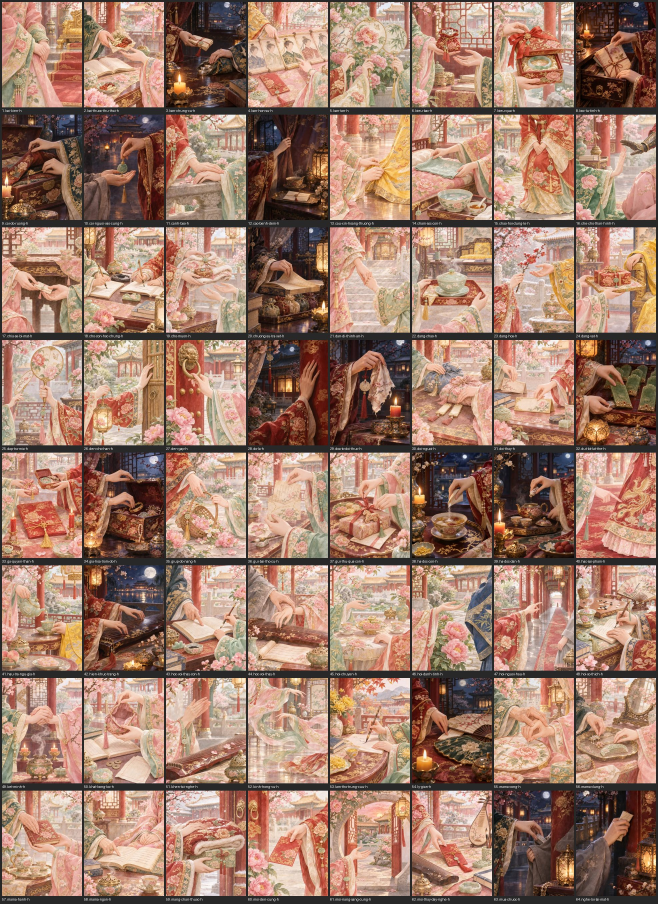
#> input picture dev/figwork/acts/hands-sheet-1.jpg, 1974 x 2710 px (shown at 1/3 size); its folder holds only this picture in this run
$ python porcrop.py acts/hands-sheet-1.jpg
#> lines starting #> are read from the running program, lines starting #| are printed output that depends on the picture
#!/usr/bin/env python3
"""porcrop.py — make the portrait crop (por-*.webp, 384x506) from a full-body figure (fig-*.webp).

Face-centred: OpenCV haar face (+eyes) detection on the head area of the figure, with an
alpha-silhouette fallback. Eyes land at ~40% from the top, face centred horizontally,
head + shoulders/upper chest visible, face never touching the edge.

  python3 dev/figwork/porcrop.py img/fig-consort-c01-t1-a18.webp            # writes img/por-consort-c01-t1-a18.webp
  python3 dev/figwork/porcrop.py --out /tmp/p img/fig-*.webp                 # write elsewhere
  python3 dev/figwork/porcrop.py --src-scale 2.1 big_cut.png --name fig-...  # from a full-res cut
Needs: pip install "opencv-python-headless==4.10.0.84" (4.x ships the haar files; 5.x does not).
"""
import sys, os, io, argparse, json
import numpy as np
from PIL import Image

W_OUT, H_OUT = 384, 506
EYE_Y = 0.40          # eye line, fraction of the frame height from the top
FACE_W = 0.36         # face width as fraction of the frame width (=> frame ~2.8 face widths)

_cv = None
def cv():
    global _cv
    if _cv is None:
        import cv2
        d = cv2.data.haarcascades
        _cv = (cv2, cv2.CascadeClassifier(d + "haarcascade_frontalface_alt2.xml"),
               cv2.CascadeClassifier(d + "haarcascade_frontalface_default.xml"),
               cv2.CascadeClassifier(d + "haarcascade_eye.xml"))
    return _cv

def silhouette_head(a):
    """head centre x and top y from alpha (fallback)"""
    h, w = a.shape
    rows = np.nonzero((a > 128).sum(1) > 2)[0]
    top = rows[0] if len(rows) else 0
    xs = []
    for y in range(int(top + h * 0.03), int(top + h * 0.11), 2):
        r = np.nonzero(a[y] > 128)[0]
        if len(r): xs.append((r[0] + r[-1]) / 2)
    cx = float(np.median(xs)) if xs else w / 2
    return cx, top

def find_face(im):
    """returns (cx, eye_y, face_w, how) in figure pixels"""
    A = np.asarray(im.convert("RGBA"))
    a = A[..., 3]; h, w = a.shape
    cx0, top = silhouette_head(a)
    # composite on mid-grey, search the head band only
    rgb = A[..., :3].astype(np.float32); al = a[..., None] / 255.0
    comp = (rgb * al + 128 * (1 - al)).astype(np.uint8)
    y1 = min(h, int(top + h * (0.30 if h / max(w, 1) < 2.6 else 0.22)))
    band = comp[top:y1]
    cv2, f1, f2, eye = cv()
    s = 360.0 / max(1, band.shape[1]) if band.shape[1] < 360 else 1.0
    g = cv2.cvtColor(band, cv2.COLOR_RGB2GRAY)
    if s != 1.0: g = cv2.resize(g, None, fx=s, fy=s, interpolation=cv2.INTER_CUBIC)
    g = cv2.equalizeHist(g)
    minf = int(g.shape[1] * 0.10)
    faces = []
    for det in (f1, f2):
        r = det.detectMultiScale(g, scaleFactor=1.05, minNeighbors=4, minSize=(minf, minf))
        if len(r): faces = list(r); break
    if faces:
        # prefer big faces near the silhouette head centre
        def rank(f):
            x, y, fw, fh = f
            return fw - 0.6 * abs((x + fw / 2) / s - cx0)
        x, y, fw, fh = max(faces, key=rank)
        fx, fy, fW, fH = x / s, y / s + top, fw / s, fh / s
        # eyes inside the upper part of the face box
        roi = g[y:y + int(fh * 0.6), x:x + fw]
        es = eye.detectMultiScale(roi, scaleFactor=1.05, minNeighbors=5, minSize=(max(4, fw // 8),) * 2)
        es = [e for e in es if e[1] + e[3] / 2 < fh * 0.6 and e[2] < fw * 0.45]
        if len(es) >= 2:
            es = sorted(es, key=lambda e: -e[2])[:2]
            ey = np.mean([e[1] + e[3] / 2 for e in es]) / s + fy
            ex = np.mean([e[0] + e[2] / 2 for e in es]) / s + fx
            return float(ex), float(ey), float(fW), "eyes"
        return float(fx + fW / 2), float(fy + fH * 0.45), float(fW), "face"
    # fallback: typical head proportions from the silhouette
    ws = []
    for y in range(int(top + h * 0.02), int(top + h * 0.16), 2):
        r = np.nonzero(a[y] > 128)[0]
        if len(r): ws.append(r[-1] - r[0])
    hw = float(np.percentile(ws, 85)) if ws else h * 0.1      # head (+hair) width
    fW = hw * 0.62
    return float(cx0), float(top + hw * 0.90), float(fW), "sil"

def crop(im, face, scale=1.0, fig_h=None):
    cx, ey, fw, how = face
    cx, ey, fw = cx * scale, ey * scale, fw * scale
    H = im.height
    # keep the zoom consistent across a set: face width is clamped to a sane range of figure height
    fh = fig_h or H
    fw = float(np.clip(fw, fh * 0.045, fh * 0.20))
    Wc = fw / FACE_W; Hc = Wc * H_OUT / W_OUT
    x0 = cx - Wc / 2; y0 = ey - EYE_Y * Hc
    box = (int(round(x0)), int(round(y0)), int(round(x0 + Wc)), int(round(y0 + Hc)))
    canvas = Image.new("RGBA", (box[2] - box[0], box[3] - box[1]), (0, 0, 0, 0))
    canvas.paste(im.crop((max(0, box[0]), max(0, box[1]), min(im.width, box[2]), min(im.height, box[3]))),
                 (max(0, -box[0]), max(0, -box[1])))
    out = canvas.resize((W_OUT, H_OUT), Image.LANCZOS)
    if W_OUT / max(1, canvas.width) > 1.15:      # upscaled: restore a little crispness (RGB only)
        from PIL import ImageFilter
        r = out.convert("RGB").filter(ImageFilter.UnsharpMask(radius=1.4, percent=55, threshold=2))
        r.putalpha(out.split()[3]); out = r
    return out

def save_webp(im, path, maxkb=90):
    for q in (86, 80, 74, 68, 60):
        b = io.BytesIO(); im.save(b, "WEBP", quality=q, method=4)
        if b.tell() <= maxkb * 1024: break
    open(path, "wb").write(b.getvalue())

def make(fig_path, out_dir=None, src=None, name=None):
#> called with fig_path = 'acts/hands-sheet-1.jpg'
    im = Image.open(fig_path).convert("RGBA")
    face = find_face(im)
#> in find_face, `a = A[..., 3]`: a: shape (2710, 1974); every value is 255
#> in silhouette_head, `rows = np.nonzero((a > 128).sum(1) > 2)[0]`: rows = 2710 values from 0 to 2709
#> in silhouette_head, `top = rows[0] if len(rows) else 0`: top = 0
#> after the loop in silhouette_head, `for y in range(int(top + h * 0.03), int(top + h * 0.11), 2):`: xs = 109 values from 986.5 to 986.5
#> in silhouette_head, `cx = float(np.median(xs)) if xs else w / 2`: cx = 986.5
#> in find_face, `cx0, top = silhouette_head(a)`: top = 0
#> in find_face, `al = a[..., None] / 255.0`: al: shape (2710, 1974, 1) float64; every value is 1
#> in find_face, comp is the input picture: shape (2710, 1974, 3); mean R, G, B 161.6, 125.4, 107.3
#> in find_face, `y1 = min(h, int(top + h * (0.30 if h / max(w, 1) < 2.6 else 0.22)))`: y1 = 813
#> in find_face, `band = comp[top:y1]`:
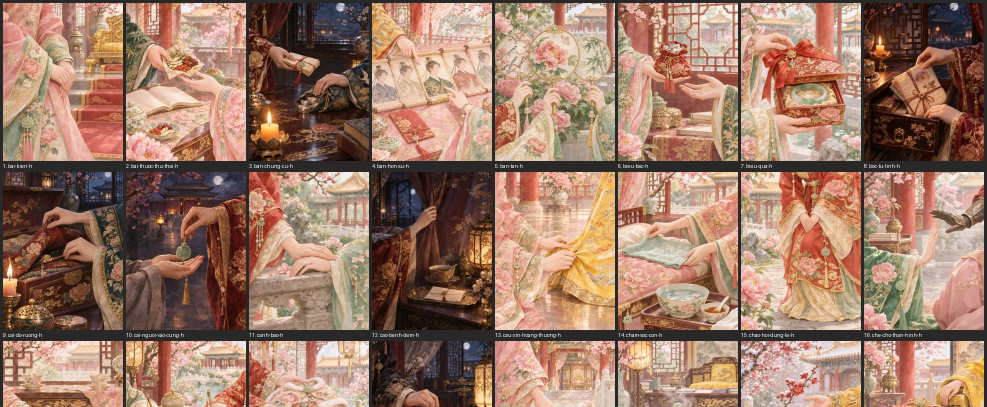
#> band: shape (813, 1974, 3) (shown at 1/2 size); mean R, G, B 157.5, 122.3, 103.7
#> in find_face, `g = cv2.cvtColor(band, cv2.COLOR_RGB2GRAY)`:
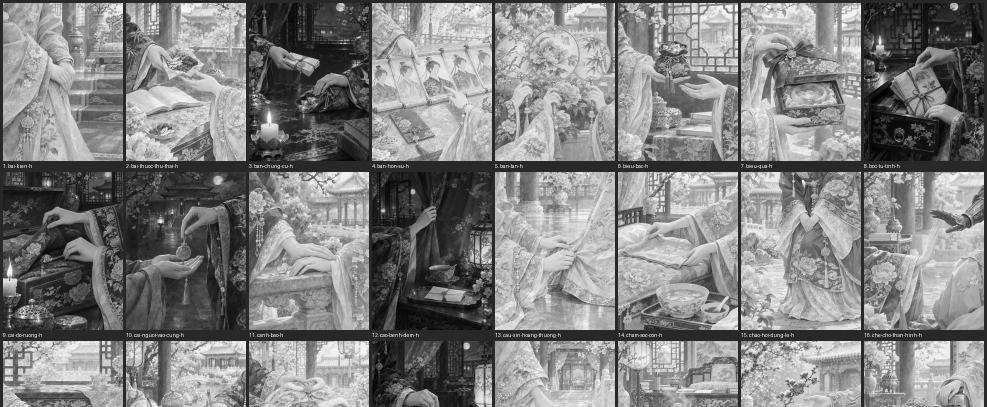
#> g: shape (813, 1974) (shown at 1/2 size); min 0, max 255, mean 130.7
#> in find_face, `g = cv2.equalizeHist(g)`:
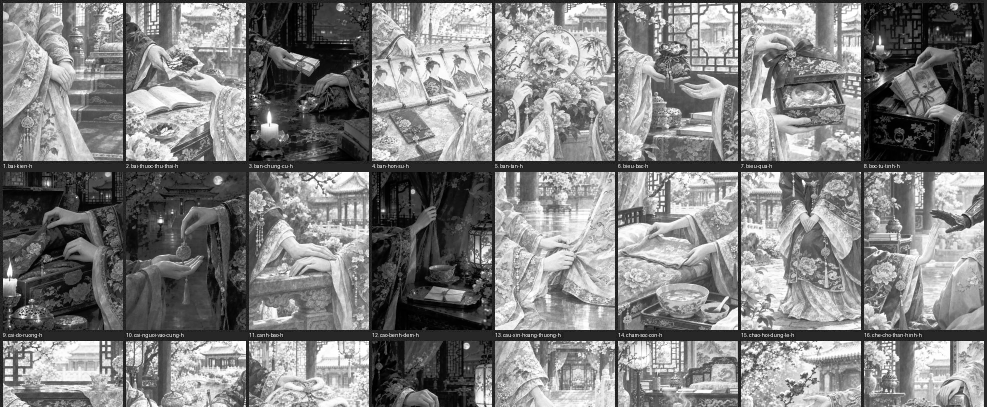
#> g: shape (813, 1974) (shown at 1/2 size); min 0, max 255, mean 128.3
#> after the loop in find_face, `for y in range(int(top + h * 0.02), int(top + h * 0.16), 2):`: ws = 190 values from 1973 to 1973
#> in find_face, `hw = float(np.percentile(ws, 85)) if ws else h * 0.1`: hw = 1973
#> in find_face, `fW = hw * 0.62`: fW = 1223.3
#> face = (986.5, 1775.7, 1223.3, 'sil')
    if src is not None:            # full-res source of the same figure: crop there for sharpness
        big = src; sc = big.height / im.height
        por = crop(big, face, sc, fig_h=big.height)
    else:
        por = crop(im, face)
#> in crop, `cx, ey, fw, how = face`: cx = 986.5; ey = 1775.7; fw = 1223.3; how = 'sil'
#> in crop, `fw = float(np.clip(fw, fh * 0.045, fh * 0.20))`: fw = 542
#> in crop, `Wc = fw / FACE_W`: Wc = 1505.6
#> in crop, `Hc = Wc * H_OUT / W_OUT`: Hc = 1983.9
#> in crop, `x0 = cx - Wc / 2`: x0 = 233.7
#> in crop, `y0 = ey - EYE_Y * Hc`: y0 = 982.1
#> in crop, `box = (int(round(x0)), int(round(y0)), int(round(x0 + Wc)), int(round(..`: box = (234, 982, 1739, 2966)
#> in crop, `canvas = Image.new("RGBA", (box[2] - box[0], box[3] - box[1]), (0, 0, ..`: canvas: PIL image 1505x1984 RGBA; every value is 0
#> in crop, `canvas.paste(im.crop((max(0, box[0]), max(0, box[1]), min(im.width, bo..`:
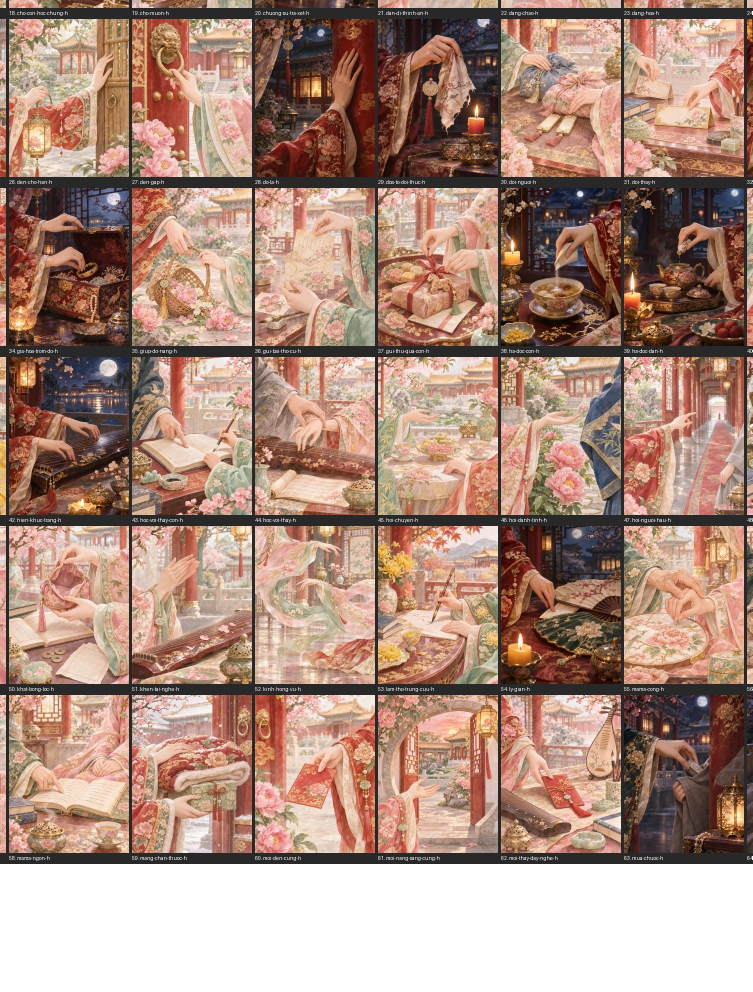
#> canvas: PIL image 1505x1984 RGBA (shown at 1/2 size); mean R, G, B, A 139.4, 108.2, 93.3, 222.1; transparent parts drawn white
#> in crop, `out = canvas.resize((W_OUT, H_OUT), Image.LANCZOS)`:
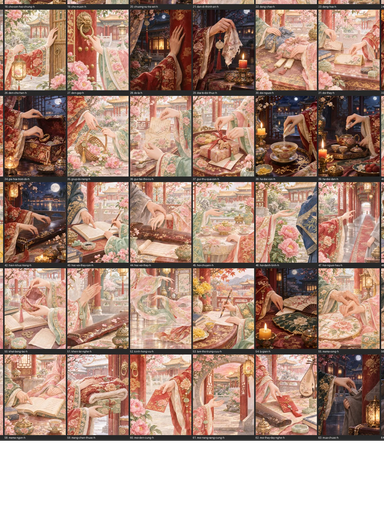
#> out: PIL image 384x506 RGBA; mean R, G, B, A 139.4, 108.2, 93.3, 222.1; transparent parts drawn white
    base = os.path.basename(name or fig_path)
    out = os.path.join(out_dir or os.path.dirname(fig_path), "por-" + base[4:].rsplit(".", 1)[0] + ".webp")
    save_webp(por, out)
    return out, face

if __name__ == "__main__":
    ap = argparse.ArgumentParser()
    ap.add_argument("files", nargs="+"); ap.add_argument("--out")
    o = ap.parse_args()
    if o.out: os.makedirs(o.out, exist_ok=True)
    for f in o.files:
        try:
            out, face = make(f, o.out)
#> out = 'acts/por-s-sheet-1.webp'; face = (986.5, 1775.7, 1223.3, 'sil')
            print(face[3], f"{face[0]:.0f},{face[1]:.0f},{face[2]:.0f}", out)
#| sil 986,1776,1223 acts/por-s-sheet-1.webp
        except Exception as e:
            print("ERR", f, e, file=sys.stderr)

$ run again, on dev/figwork/acts/hands-sheet-2.jpg
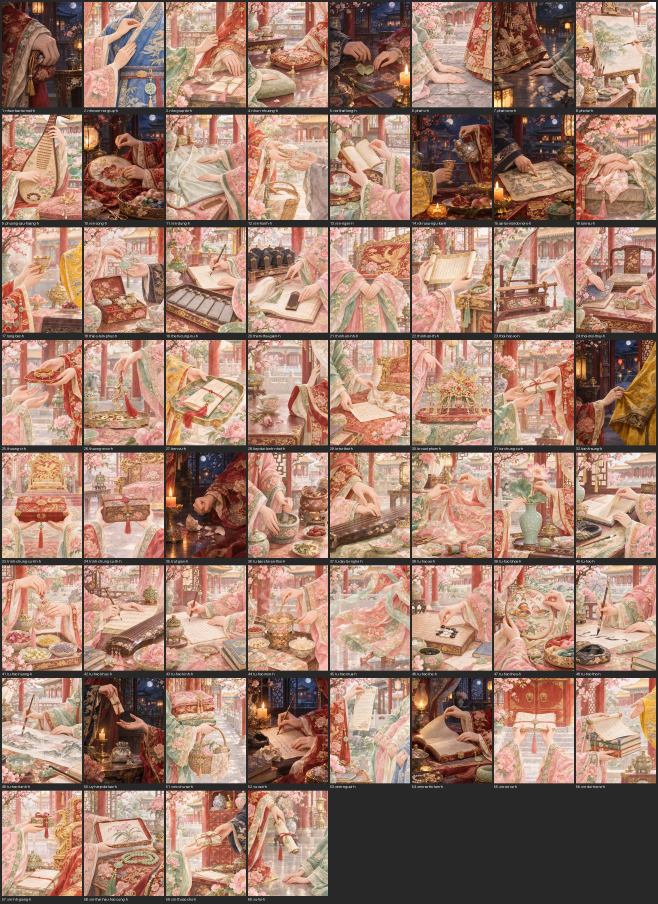
#> input picture dev/figwork/acts/hands-sheet-2.jpg, 1974 x 2710 px (shown at 1/3 size)
#> a: shape (2710, 1974); every value is 255
#> rows = 2710 values from 0 to 2709
#> in silhouette_head, `top = rows[0] if len(rows) else 0`: top = 0
#> after the loop in silhouette_head, `for y in range(int(top + h * 0.03), int(top + h * 0.11), 2):`: xs = 109 values from 986.5 to 986.5
#> in silhouette_head, `cx = float(np.median(xs)) if xs else w / 2`: cx = 986.5
#> in find_face, `cx0, top = silhouette_head(a)`: top = 0
#> al: shape (2710, 1974, 1) float64; every value is 1
#> in find_face, comp is the input picture: shape (2710, 1974, 3); mean R, G, B 161.2, 126.6, 109.8
#> y1 = 813
#> in find_face, `g = cv2.equalizeHist(g)`:
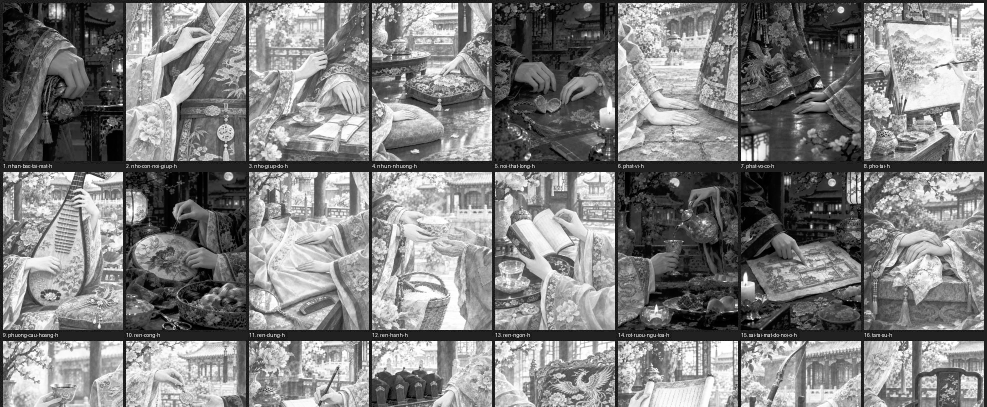
#> g: shape (813, 1974) (shown at 1/2 size); min 0, max 255, mean 128.3
#> after the loop in find_face, `for y in range(int(top + h * 0.02), int(top + h * 0.16), 2):`: ws = 190 values from 1973 to 1973
#> hw = 1973
#> fW = 1223.3
#> in make, `face = find_face(im)`: face = (986.5, 1775.7, 1223.3, 'sil')
#> in crop, `cx, ey, fw, how = face`: cx = 986.5; ey = 1775.7; fw = 1223.3; how = 'sil'
#> in crop, `fw = float(np.clip(fw, fh * 0.045, fh * 0.20))`: fw = 542
#> Wc = 1505.6
#> Hc = 1983.9
#> x0 = 233.7
#> y0 = 982.1
#> box = (234, 982, 1739, 2966)
#> in crop, `out = canvas.resize((W_OUT, H_OUT), Image.LANCZOS)`:
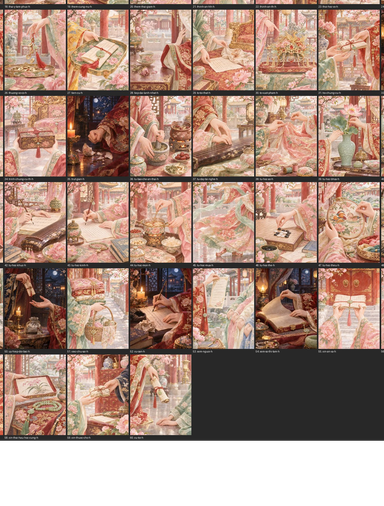
#> out: PIL image 384x506 RGBA; mean R, G, B, A 138.4, 108.9, 94.6, 222.1; transparent parts drawn white
#> `out, face = make(f, o.out)`: out = 'acts/por-s-sheet-2.webp'; face = (986.5, 1775.7, 1223.3, 'sil')
#| sil 986,1776,1223 acts/por-s-sheet-2.webp
